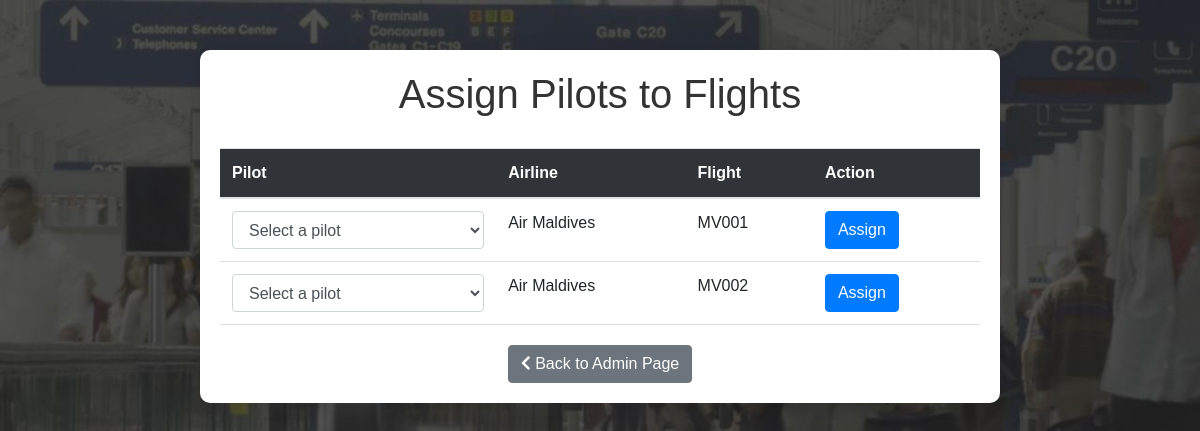
Before: /assign with the older database file.
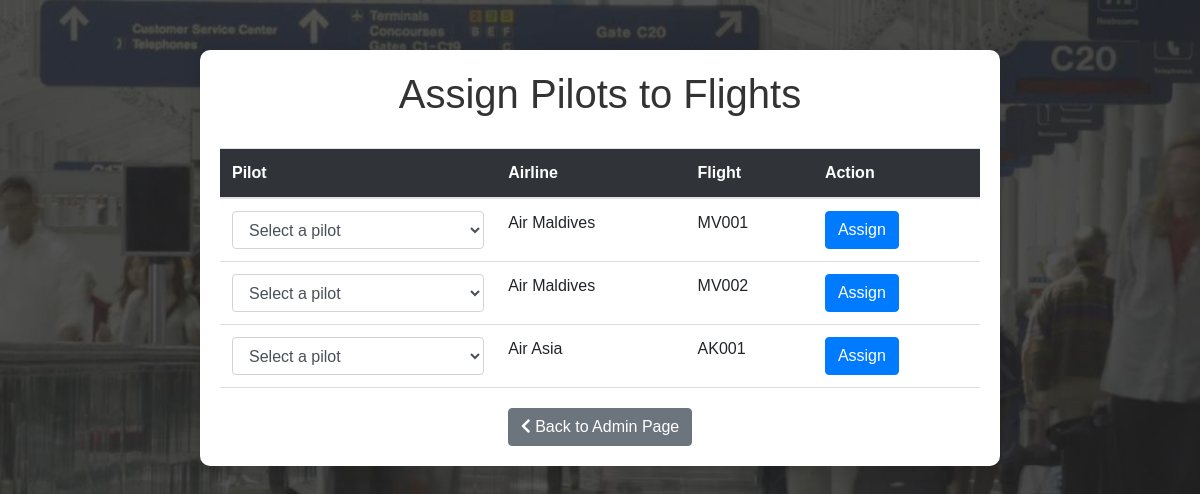
After: the same page with the newer database file.
### tables this page shows
CREATE TABLE Flights (
            id INTEGER PRIMARY KEY AUTOINCREMENT,
            airline TEXT NOT NULL,
            flight_number TEXT NOT NULL,
            departure_time TEXT NOT NULL,
            departure_status TEXT NOT NULL,
            departure_lat REAL NOT NULL,
            departure_lon REAL NOT NULL,
            arrival_lat REAL NOT NULL,
            arrival_lon REAL NOT NULL,
            pilot_id TEXT  -- This line adds the new column
        );

### app.py (the view, shortened to what this page needs)
@app.route('/assign', methods=['GET', 'POST'])
def assign():
    conn = sqlite3.connect(DB_FILE)
    cursor = conn.cursor()
    cursor.execute("SELECT * FROM Users WHERE user_type = 'pilot'")
    pilots = cursor.fetchall()
    cursor.execute("SELECT * FROM Flights")
    flights = cursor.fetchall()
    conn.close()
    return render_template('assign.html', pilots=pilots, flights=flights)

### Templates/assign.html (shortened to what this page needs)
<!DOCTYPE html>
<html lang="en">
<head>
    <link rel="stylesheet" href="https://cdnjs.cloudflare.com/ajax/libs/font-awesome/5.15.4/css/all.min.css">
    <link rel="stylesheet" href="https://stackpath.bootstrapcdn.com/bootstrap/4.5.2/css/bootstrap.min.css">
</head>
<body>
    <div class="container">
        <h1>Assign Pilots to Flights</h1>
        <form method="POST">
            <table class="table">
                <thead>
                    <tr>
                        <th>Pilot</th>
                        <th>Airline</th>
                        <th>Flight</th>
                        <th>Action</th>
                    </tr>
                </thead>
                <tbody>
                    {% for flight in flights %}
                        <tr>
                            <td>
                                <select class="form-control" name="pilot_id_{{ flight[0] }}">
                                    <option value="" disabled selected>Select a pilot</option>
                                </select>
                            </td>
                            <td>{{ flight[1] }}</td>
                            <td>{{ flight[2] }}</td>
                            <td>
                                <button type="submit" class="btn btn-primary" name="assign" value="{{ flight[0] }}">Assign</button>
                            </td>
                        </tr>
                    {% endfor %}
                </tbody>
            </table>
        </form>
        <div class="back-button">
            <a href="/admin_home" class="btn btn-secondary"><i class="fas fa-chevron-left"></i> Back to Admin Page</a>
        </div>
    </div>
</body>
</html>

Changed rows visible on the page:
added Flights: airline "Air Asia", flight_number "AK001"
